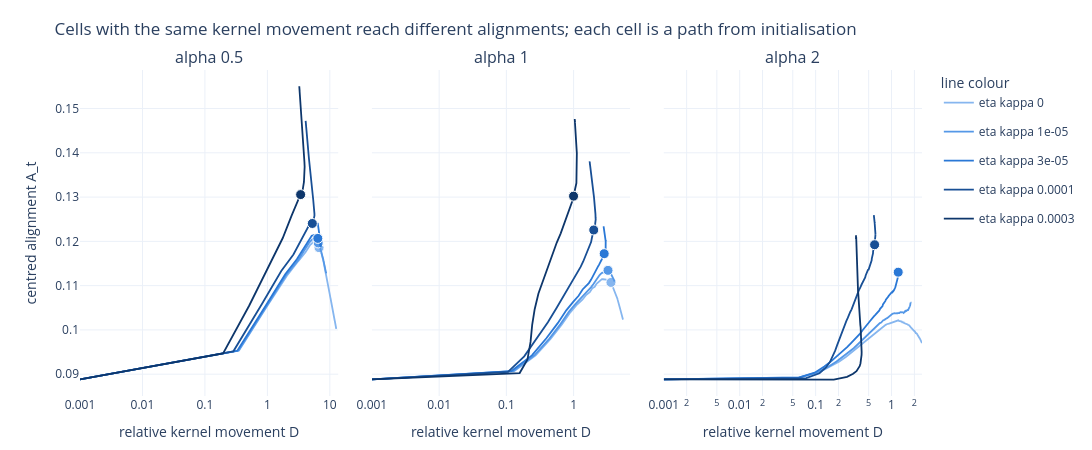

The code cell stored with this chart in its notebook:
### Markdown cell above
## 2. H0: the confound

Each cell as a path in the plane of movement D against alignment A, one panel per alpha and one colour per decay level; the large dots are generalisation events. If D identified the mechanism, cells at the same D would sit at the same A.

### Code cell
# One panel per alpha; each decay level is one path plus one dot at its generalisation event.
fig = make_subplots(rows=1, cols=3, shared_yaxes=True, subplot_titles=[f"alpha {a:g}" for a in ALPHAS],
                    horizontal_spacing=0.04)
decay_colours = dict(zip(DECAYS, L.RAMP))
for col, a in enumerate(ALPHAS, start=1):
    for ek in DECAYS:
        run = grid[(a, ek)]
        h = run["history"]
        D = np.maximum([L.relative_movement(run, step) for step in h["step"]], 1e-3)
        fig.add_trace(go.Scatter(x=D, y=h["A_t"], mode="lines", line=dict(color=decay_colours[ek], width=1.8),
                                 name=f"eta kappa {ek:g}", legendgroup=str(ek), showlegend=(col == 1),
                                 customdata=h["step"],
                                 hovertemplate="step %{customdata}<br>D %{x:.3f}<br>A %{y:.4f}<extra>alpha " + f"{a:g}, eta kappa {ek:g}</extra>"),
                      row=1, col=col)
        t = rows[(a, ek)]["t_test"]
        if t is not None:
            fig.add_trace(go.Scatter(x=[max(L.relative_movement(run, t), 1e-3)], y=[L.value_at_step(run, "A_t", t)],
                                     mode="markers", marker=dict(color=decay_colours[ek], size=10, line=dict(color="white", width=1)),
                                     legendgroup=str(ek), showlegend=False,
                                     hovertemplate=f"generalisation event at step {t}<br>D %{{x:.3f}}<br>A %{{y:.4f}}<extra>alpha {a:g}, eta kappa {ek:g}</extra>"),
                          row=1, col=col)
    fig.update_xaxes(type="log", title_text="relative kernel movement D", row=1, col=col)
fig.update_yaxes(title_text="centred alignment A_t", row=1, col=1)
fig.update_layout(title="Cells with the same kernel movement reach different alignments; each cell is a path from initialisation",
                  height=450, width=1150, template="plotly_white", legend_title_text="line colour",
                  margin=dict(t=70, b=50))
fig.show()

### Figure 1 — Plotly figure (JSON) as saved in the notebook; plotly's stock layout.template omitted (floating-point values rounded to 4 significant figures; data arrays with more than 128 entries replaced by an {"elided": "..."} marker saying what was removed)
{"data": [{"customdata": {"elided": "201 int values"}, "hovertemplate": "step %{customdata}<br>D %{x:.3f}<br>A %{y:.4f}<extra>alpha 0.5, eta kappa 0</extra>", "legendgroup": "0.0", "line": {"color": "#86b6ef", "width": 1.8}, "mode": "lines", "name": "eta kappa 0", "showlegend": true, "type": "scatter", "x": {"elided": "201 float values"}, "xaxis": "x", "y": {"elided": "201 float values"}, "yaxis": "y"}, {"hovertemplate": "generalisation event at step 5500<br>D %{x:.3f}<br>A %{y:.4f}<extra>alpha 0.5, eta kappa 0</extra>", "legendgroup": "0.0", "marker": {"color": "#86b6ef", "line": {"color": "white", "width": 1}, "size": 10}, "mode": "markers", "showlegend": false, "type": "scatter", "x": [6.718], "xaxis": "x", "y": [0.1186], "yaxis": "y"}, {"customdata": {"elided": "201 int values"}, "hovertemplate": "step %{customdata}<br>D %{x:.3f}<br>A %{y:.4f}<extra>alpha 0.5, eta kappa 1e-05</extra>", "legendgroup": "1e-05", "line": {"color": "#5598e7", "width": 1.8}, "mode": "lines", "name": "eta kappa 1e-05", "showlegend": true, "type": "scatter", "x": {"elided": "201 float values"}, "xaxis": "x", "y": {"elided": "201 float values"}, "yaxis": "y"}, {"hovertemplate": "generalisation event at step 5500<br>D %{x:.3f}<br>A %{y:.4f}<extra>alpha 0.5, eta kappa 1e-05</extra>", "legendgroup": "1e-05", "marker": {"color": "#5598e7", "line": {"color": "white", "width": 1}, "size": 10}, "mode": "markers", "showlegend": false, "type": "scatter", "x": [6.521], "xaxis": "x", "y": [0.1196], "yaxis": "y"}, {"customdata": {"elided": "201 int values"}, "hovertemplate": "step %{customdata}<br>D %{x:.3f}<br>A %{y:.4f}<extra>alpha 0.5, eta kappa 3e-05</extra>", "legendgroup": "3e-05", "line": {"color": "#2a78d6", "width": 1.8}, "mode": "lines", "name": "eta kappa 3e-05", "showlegend": true, "type": "scatter", "x": {"elided": "201 float values"}, "xaxis": "x", "y": {"elided": "201 float values"}, "yaxis": "y"}, {"hovertemplate": "generalisation event at step 6000<br>D %{x:.3f}<br>A %{y:.4f}<extra>alpha 0.5, eta kappa 3e-05</extra>", "legendgroup": "3e-05", "marker": {"color": "#2a78d6", "line": {"color": "white", "width": 1}, "size": 10}, "mode": "markers", "showlegend": false, "type": "scatter", "x": [6.418], "xaxis": "x", "y": [0.1207], "yaxis": "y"}, {"customdata": {"elided": "201 int values"}, "hovertemplate": "step %{customdata}<br>D %{x:.3f}<br>A %{y:.4f}<extra>alpha 0.5, eta kappa 0.0001</extra>", "legendgroup": "0.0001", "line": {"color": "#184f95", "width": 1.8}, "mode": "lines", "name": "eta kappa 0.0001", "showlegend": true, "type": "scatter", "x": {"elided": "201 float values"}, "xaxis": "x", "y": {"elided": "201 float values"}, "yaxis": "y"}, {"hovertemplate": "generalisation event at step 4500<br>D %{x:.3f}<br>A %{y:.4f}<extra>alpha 0.5, eta kappa 0.0001</extra>", "legendgroup": "0.0001", "marker": {"color": "#184f95", "line": {"color": "white", "width": 1}, "size": 10}, "mode": "markers", "showlegend": false, "type": "scatter", "x": [5.241], "xaxis": "x", "y": [0.124], "yaxis": "y"}, {"customdata": {"elided": "201 int values"}, "hovertemplate": "step %{customdata}<br>D %{x:.3f}<br>A %{y:.4f}<extra>alpha 0.5, eta kappa 0.0003</extra>", "legendgroup": "0.0003", "line": {"color": "#0d366b", "width": 1.8}, "mode": "lines", "name": "eta kappa 0.0003", "showlegend": true, "type": "scatter", "x": {"elided": "201 float values"}, "xaxis": "x", "y": {"elided": "201 float values"}, "yaxis": "y"}, {"hovertemplate": "generalisation event at step 3500<br>D %{x:.3f}<br>A %{y:.4f}<extra>alpha 0.5, eta kappa 0.0003</extra>", "legendgroup": "0.0003", "marker": {"color": "#0d366b", "line": {"color": "white", "width": 1}, "size": 10}, "mode": "markers", "showlegend": false, "type": "scatter", "x": [3.407], "xaxis": "x", "y": [0.1306], "yaxis": "y"}, {"customdata": {"elided": "201 int values"}, "hovertemplate": "step %{customdata}<br>D %{x:.3f}<br>A %{y:.4f}<extra>alpha 1, eta kappa 0</extra>", "legendgroup": "0.0", "line": {"color": "#86b6ef", "width": 1.8}, "mode": "lines", "name": "eta kappa 0", "showlegend": false, "type": "scatter", "x": {"elided": "201 float values"}, "xaxis": "x2", "y": {"elided": "201 float values"}, "yaxis": "y2"}, {"hovertemplate": "generalisation event at step 17000<br>D %{x:.3f}<br>A %{y:.4f}<extra>alpha 1, eta kappa 0</extra>", "legendgroup": "0.0", "marker": {"color": "#86b6ef", "line": {"color": "white", "width": 1}, "size": 10}, "mode": "markers", "showlegend": false, "type": "scatter", "x": [3.592], "xaxis": "x2", "y": [0.1107], "yaxis": "y2"}, {"customdata": {"elided": "201 int values"}, "hovertemplate": "step %{customdata}<br>D %{x:.3f}<br>A %{y:.4f}<extra>alpha 1, eta kappa 1e-05</extra>", "legendgroup": "1e-05", "line": {"color": "#5598e7", "width": 1.8}, "mode": "lines", "name": "eta kappa 1e-05", "showlegend": false, "type": "scatter", "x": {"elided": "201 float values"}, "xaxis": "x2", "y": {"elided": "201 float values"}, "yaxis": "y2"}, {"hovertemplate": "generalisation event at step 16000<br>D %{x:.3f}<br>A %{y:.4f}<extra>alpha 1, eta kappa 1e-05</extra>", "legendgroup": "1e-05", "marker": {"color": "#5598e7", "line": {"color": "white", "width": 1}, "size": 10}, "mode": "markers", "showlegend": false, "type": "scatter", "x": [3.248], "xaxis": "x2", "y": [0.1135], "yaxis": "y2"}, {"customdata": {"elided": "201 int values"}, "hovertemplate": "step %{customdata}<br>D %{x:.3f}<br>A %{y:.4f}<extra>alpha 1, eta kappa 3e-05</extra>", "legendgroup": "3e-05", "line": {"color": "#2a78d6", "width": 1.8}, "mode": "lines", "name": "eta kappa 3e-05", "showlegend": false, "type": "scatter", "x": {"elided": "201 float values"}, "xaxis": "x2", "y": {"elided": "201 float values"}, "yaxis": "y2"}, {"hovertemplate": "generalisation event at step 14500<br>D %{x:.3f}<br>A %{y:.4f}<extra>alpha 1, eta kappa 3e-05</extra>", "legendgroup": "3e-05", "marker": {"color": "#2a78d6", "line": {"color": "white", "width": 1}, "size": 10}, "mode": "markers", "showlegend": false, "type": "scatter", "x": [2.85], "xaxis": "x2", "y": [0.1172], "yaxis": "y2"}, {"customdata": {"elided": "201 int values"}, "hovertemplate": "step %{customdata}<br>D %{x:.3f}<br>A %{y:.4f}<extra>alpha 1, eta kappa 0.0001</extra>", "legendgroup": "0.0001", "line": {"color": "#184f95", "width": 1.8}, "mode": "lines", "name": "eta kappa 0.0001", "showlegend": false, "type": "scatter", "x": {"elided": "201 float values"}, "xaxis": "x2", "y": {"elided": "201 float values"}, "yaxis": "y2"}, {"hovertemplate": "generalisation event at step 10000<br>D %{x:.3f}<br>A %{y:.4f}<extra>alpha 1, eta kappa 0.0001</extra>", "legendgroup": "0.0001", "marker": {"color": "#184f95", "line": {"color": "white", "width": 1}, "size": 10}, "mode": "markers", "showlegend": false, "type": "scatter", "x": [1.993], "xaxis": "x2", "y": [0.1226], "yaxis": "y2"}, {"customdata": {"elided": "201 int values"}, "hovertemplate": "step %{customdata}<br>D %{x:.3f}<br>A %{y:.4f}<extra>alpha 1, eta kappa 0.0003</extra>", "legendgroup": "0.0003", "line": {"color": "#0d366b", "width": 1.8}, "mode": "lines", "name": "eta kappa 0.0003", "showlegend": false, "type": "scatter", "x": {"elided": "201 float values"}, "xaxis": "x2", "y": {"elided": "201 float values"}, "yaxis": "y2"}, {"hovertemplate": "generalisation event at step 8500<br>D %{x:.3f}<br>A %{y:.4f}<extra>alpha 1, eta kappa 0.0003</extra>", "legendgroup": "0.0003", "marker": {"color": "#0d366b", "line": {"color": "white", "width": 1}, "size": 10}, "mode": "markers", "showlegend": false, "type": "scatter", "x": [0.9983], "xaxis": "x2", "y": [0.1302], "yaxis": "y2"}, {"customdata": {"elided": "201 int values"}, "hovertemplate": "step %{customdata}<br>D %{x:.3f}<br>A %{y:.4f}<extra>alpha 2, eta kappa 0</extra>", "legendgroup": "0.0", "line": {"color": "#86b6ef", "width": 1.8}, "mode": "lines", "name": "eta kappa 0", "showlegend": false, "type": "scatter", "x": {"elided": "201 float values"}, "xaxis": "x3", "y": {"elided": "201 float values"}, "yaxis": "y3"}, {"customdata": {"elided": "201 int values"}, "hovertemplate": "step %{customdata}<br>D %{x:.3f}<br>A %{y:.4f}<extra>alpha 2, eta kappa 1e-05</extra>", "legendgroup": "1e-05", "line": {"color": "#5598e7", "width": 1.8}, "mode": "lines", "name": "eta kappa 1e-05", "showlegend": false, "type": "scatter", "x": {"elided": "201 float values"}, "xaxis": "x3", "y": {"elided": "201 float values"}, "yaxis": "y3"}, {"customdata": {"elided": "201 int values"}, "hovertemplate": "step %{customdata}<br>D %{x:.3f}<br>A %{y:.4f}<extra>alpha 2, eta kappa 3e-05</extra>", "legendgroup": "3e-05", "line": {"color": "#2a78d6", "width": 1.8}, "mode": "lines", "name": "eta kappa 3e-05", "showlegend": false, "type": "scatter", "x": {"elided": "201 float values"}, "xaxis": "x3", "y": {"elided": "201 float values"}, "yaxis": "y3"}, {"hovertemplate": "generalisation event at step 95000<br>D %{x:.3f}<br>A %{y:.4f}<extra>alpha 2, eta kappa 3e-05</extra>", "legendgroup": "3e-05", "marker": {"color": "#2a78d6", "line": {"color": "white", "width": 1}, "size": 10}, "mode": "markers", "showlegend": false, "type": "scatter", "x": [1.225], "xaxis": "x3", "y": [0.113], "yaxis": "y3"}, {"customdata": {"elided": "201 int values"}, "hovertemplate": "step %{customdata}<br>D %{x:.3f}<br>A %{y:.4f}<extra>alpha 2, eta kappa 0.0001</extra>", "legendgroup": "0.0001", "line": {"color": "#184f95", "width": 1.8}, "mode": "lines", "name": "eta kappa 0.0001", "showlegend": false, "type": "scatter", "x": {"elided": "201 float values"}, "xaxis": "x3", "y": {"elided": "201 float values"}, "yaxis": "y3"}, {"hovertemplate": "generalisation event at step 31500<br>D %{x:.3f}<br>A %{y:.4f}<extra>alpha 2, eta kappa 0.0001</extra>", "legendgroup": "0.0001", "marker": {"color": "#184f95", "line": {"color": "white", "width": 1}, "size": 10}, "mode": "markers", "showlegend": false, "type": "scatter", "x": [0.5986], "xaxis": "x3", "y": [0.1192], "yaxis": "y3"}, {"customdata": {"elided": "201 int values"}, "hovertemplate": "step %{customdata}<br>D %{x:.3f}<br>A %{y:.4f}<extra>alpha 2, eta kappa 0.0003</extra>", "legendgroup": "0.0003", "line": {"color": "#0d366b", "width": 1.8}, "mode": "lines", "name": "eta kappa 0.0003", "showlegend": false, "type": "scatter", "x": {"elided": "201 float values"}, "xaxis": "x3", "y": {"elided": "201 float values"}, "yaxis": "y3"}], "layout": {"annotations": [{"font": {"size": 16}, "showarrow": false, "text": "alpha 0.5", "x": 0.1533, "xanchor": "center", "xref": "paper", "y": 1.0, "yanchor": "bottom", "yref": "paper"}, {"font": {"size": 16}, "showarrow": false, "text": "alpha 1", "x": 0.5, "xanchor": "center", "xref": "paper", "y": 1.0, "yanchor": "bottom", "yref": "paper"}, {"font": {"size": 16}, "showarrow": false, "text": "alpha 2", "x": 0.8467, "xanchor": "center", "xref": "paper", "y": 1.0, "yanchor": "bottom", "yref": "paper"}], "height": 450, "legend": {"title": {"text": "line colour"}}, "margin": {"b": 50, "t": 70}, "title": {"text": "Cells with the same kernel movement reach different alignments; each cell is a path from initialisation"}, "width": 1150, "xaxis": {"anchor": "y", "domain": [0.0, 0.3067], "title": {"text": "relative kernel movement D"}, "type": "log"}, "xaxis2": {"anchor": "y2", "domain": [0.3467, 0.6533], "title": {"text": "relative kernel movement D"}, "type": "log"}, "xaxis3": {"anchor": "y3", "domain": [0.6933, 1.0], "title": {"text": "relative kernel movement D"}, "type": "log"}, "yaxis": {"anchor": "x", "domain": [0.0, 1.0], "title": {"text": "centred alignment A_t"}}, "yaxis2": {"anchor": "x2", "domain": [0.0, 1.0], "matches": "y", "showticklabels": false}, "yaxis3": {"anchor": "x3", "domain": [0.0, 1.0], "matches": "y", "showticklabels": false}}}
